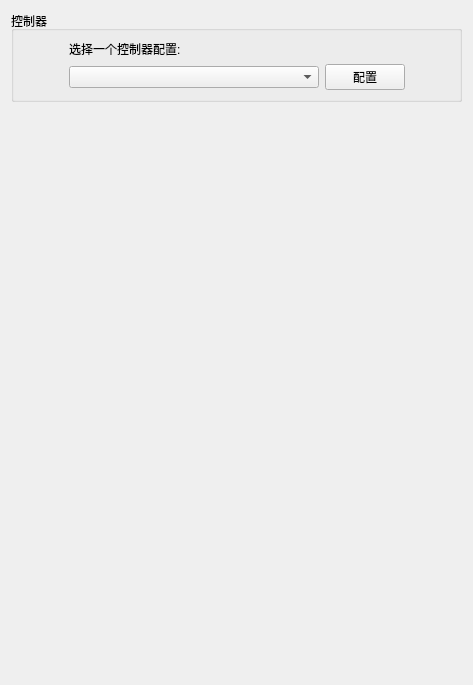
<?xml version="1.0" encoding="UTF-8"?>
<ui version="4.0">
 <class>ConfigureInputSimple</class>
 <widget class="QWidget" name="ConfigureInputSimple">
  <property name="geometry">
   <rect>
    <x>0</x>
    <y>0</y>
    <width>473</width>
    <height>685</height>
   </rect>
  </property>
  <property name="windowTitle">
   <string>配置输入菜单</string>
  </property>
  <layout class="QVBoxLayout" name="verticalLayout_5">
   <item>
    <layout class="QVBoxLayout" name="verticalLayout">
     <item>
      <widget class="QGroupBox" name="gridGroupBox">
       <property name="title">
        <string>控制器</string>
       </property>
       <layout class="QGridLayout" name="gridLayout">
        <item row="1" column="2">
         <widget class="QPushButton" name="profile_configure">
          <property name="text">
           <string>配置</string>
          </property>
         </widget>
        </item>
        <item row="1" column="0">
         <spacer name="horizontalSpacer">
          <property name="orientation">
           <enum>Qt::Horizontal</enum>
          </property>
          <property name="sizeHint" stdset="0">
           <size>
            <width>40</width>
            <height>20</height>
           </size>
          </property>
         </spacer>
        </item>
        <item row="1" column="3">
         <spacer name="horizontalSpacer_2">
          <property name="orientation">
           <enum>Qt::Horizontal</enum>
          </property>
          <property name="sizeHint" stdset="0">
           <size>
            <width>40</width>
            <height>20</height>
           </size>
          </property>
         </spacer>
        </item>
        <item row="1" column="1">
         <widget class="QComboBox" name="profile_combobox">
          <property name="minimumSize">
           <size>
            <width>250</width>
            <height>0</height>
           </size>
          </property>
         </widget>
        </item>
        <item row="0" column="1" colspan="2">
         <widget class="QLabel" name="label">
          <property name="text">
           <string>选择一个控制器配置:</string>
          </property>
         </widget>
        </item>
       </layout>
      </widget>
     </item>
    </layout>
   </item>
   <item>
    <spacer name="verticalSpacer">
     <property name="orientation">
      <enum>Qt::Vertical</enum>
     </property>
     <property name="sizeHint" stdset="0">
      <size>
       <width>20</width>
       <height>40</height>
      </size>
     </property>
    </spacer>
   </item>
  </layout>
 </widget>
 <resources/>
 <connections/>
</ui>
